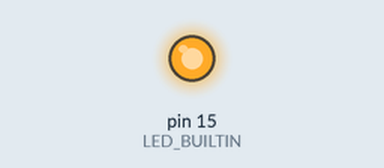
Simulated run of this sketch. Board: Arduino Uno, built with avr-gcc and run on an emulated ATmega328P. Shown: output pins drawn as LEDs (lit = HIGH).

Above: at 0.1 s.
Timing chart, 0 to 1.6 s (numbered marks = the images above):
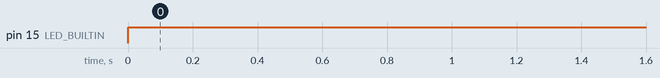

Measured:
- by itself, pin 15 (LED_BUILTIN): LOW → HIGH at 0.00 s

The sketch:

Project_02_Turn_On_LED.ino
```cpp
//**********************************************************************
/*
 * 文件名 : 点亮LED
 * 描述 : 点亮一盏灯.
*/
#define LED_BUILTIN 15

// 复位或单板上电时，setup功能只运行一次
void setup() {
  // 初始化数字引脚LED_BUILTIN作为输出.
  pinMode(LED_BUILTIN, OUTPUT);
}
void loop() {
  digitalWrite(LED_BUILTIN, HIGH);   // 打开LED (HIGH为高电平)
}
//*************************************************************************************
```
